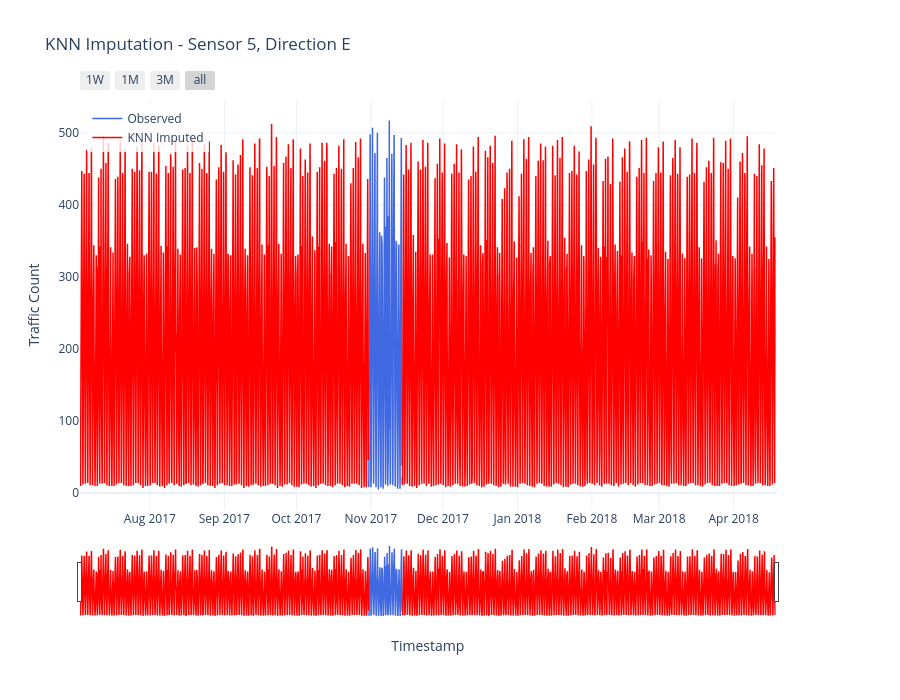

Notebook cell for this chart:
### Code cell
from plotly.subplots import make_subplots
import plotly.graph_objects as go
import numpy as np

# ==========================================
# INTERACTIVE VISUALIZATION: Plot one sensor-direction
# ==========================================

viz_direction = 'E'
viz_sensor = 5

if viz_sensor in imputed_training_data and viz_direction in imputed_training_data[viz_sensor]:

    df_viz = imputed_training_data[viz_sensor][viz_direction]
    df_original = training_data[viz_sensor][viz_direction]

    # Identify missing values in original data
    imputed_mask = df_original['count'].isna()

    # Create a series containing ONLY imputed values
    imputed_line = np.full(len(df_viz), np.nan)
    imputed_line[imputed_mask] = df_viz.loc[imputed_mask, 'count']

    # Create figure with secondary y-axis
    fig = make_subplots(rows=1, cols=1, specs=[[{"secondary_y": True}]])

    # --------------------------------------------------
    # Observed data (blue line with gaps)
    # --------------------------------------------------
    fig.add_trace(
        go.Scatter(
            x=df_original['timestamp'],
            y=df_original['count'],
            mode='lines',
            name='Observed', line=dict(color='royalblue', width=1.5),
            connectgaps=False,
            hovertemplate=('<b>Observed</b><br>''Time: %{x}<br>''Count: %{y}<extra></extra>')), 
        secondary_y=False)
    # --------------------------------------------------
    # Imputed regions only (red line)
    # --------------------------------------------------
    fig.add_trace(
        go.Scatter(
            x=df_viz['timestamp'],
            y=imputed_line,
            mode='lines',
            name='KNN Imputed',
            line=dict(color='red',width=1.5),
            connectgaps=False,
            hovertemplate=('<b>KNN Imputed</b><br>''Time: %{x}<br>''Count: %{y}<extra></extra>')),
        secondary_y=False)
    # --------------------------------------------------
    # Travel Time Ratio
    # --------------------------------------------------
    if 'travel_time_ratio' in df_viz.columns:
        fig.add_trace(
            go.Scatter(
                x=df_viz['timestamp'],
                y=df_viz['travel_time_ratio'],
                mode='lines',
                name='Travel Time Ratio',
                line=dict(color='orange', width=0.7,dash='dot'),
                opacity=0.6,
                hovertemplate=('<b>Travel Time Ratio</b><br>''Time: %{x}<br>''Ratio: %{y:.3f}<extra></extra>')),
            secondary_y=True)
        
    fig.update_xaxes(
        title_text="Timestamp",
        rangeslider_visible=True,
        rangeselector=dict(
            buttons=[
                dict(count=7, label="1W", step="day"),
                dict(count=1, label="1M", step="month"),
                dict(count=3, label="3M", step="month"),
                dict(step="all")]))

    fig.update_yaxes(title_text="Traffic Count",secondary_y=False)
    fig.update_yaxes(title_text="Travel Time Ratio",secondary_y=True)

    fig.update_layout(
        title=f'KNN Imputation - Sensor {viz_sensor}, Direction {viz_direction}',
        hovermode='x unified',
        template='plotly_white',
        height=700,
        legend=dict(yanchor="top", y=0.99, xanchor="left", x=0.01, bgcolor="rgba(255,255,255,0.8)"))

    fig.show()

### Figure 1 — Plotly figure (JSON) as saved in the notebook; plotly's stock layout.template omitted (floating-point values rounded to 4 significant figures; data arrays with more than 128 entries replaced by an {"elided": "..."} marker saying what was removed)
{"data": [{"connectgaps": false, "hovertemplate": "<b>Observed</b><br>Time: %{x}<br>Count: %{y}<extra></extra>", "line": {"color": "royalblue", "width": 1.5}, "mode": "lines", "name": "Observed", "type": "scatter", "x": {"elided": "6950 str values"}, "xaxis": "x", "y": {"elided": "6950 float values"}, "yaxis": "y"}, {"connectgaps": false, "hovertemplate": "<b>KNN Imputed</b><br>Time: %{x}<br>Count: %{y}<extra></extra>", "line": {"color": "red", "width": 1.5}, "mode": "lines", "name": "KNN Imputed", "type": "scatter", "x": {"elided": "6950 str values"}, "xaxis": "x", "y": {"elided": "6950 float values"}, "yaxis": "y"}], "layout": {"height": 700, "hovermode": "x unified", "legend": {"bgcolor": "rgba(255,255,255,0.8)", "x": 0.01, "xanchor": "left", "y": 0.99, "yanchor": "top"}, "title": {"text": "KNN Imputation - Sensor 5, Direction E"}, "xaxis": {"anchor": "y", "domain": [0, 0.94], "rangeselector": {"buttons": [{"count": 7, "label": "1W", "step": "day"}, {"count": 1, "label": "1M", "step": "month"}, {"count": 3, "label": "3M", "step": "month"}, {"step": "all"}]}, "rangeslider": {"visible": true}, "title": {"text": "Timestamp"}}, "yaxis": {"anchor": "x", "domain": [0, 1], "title": {"text": "Traffic Count"}}, "yaxis2": {"anchor": "x", "overlaying": "y", "side": "right", "title": {"text": "Travel Time Ratio"}}}}
